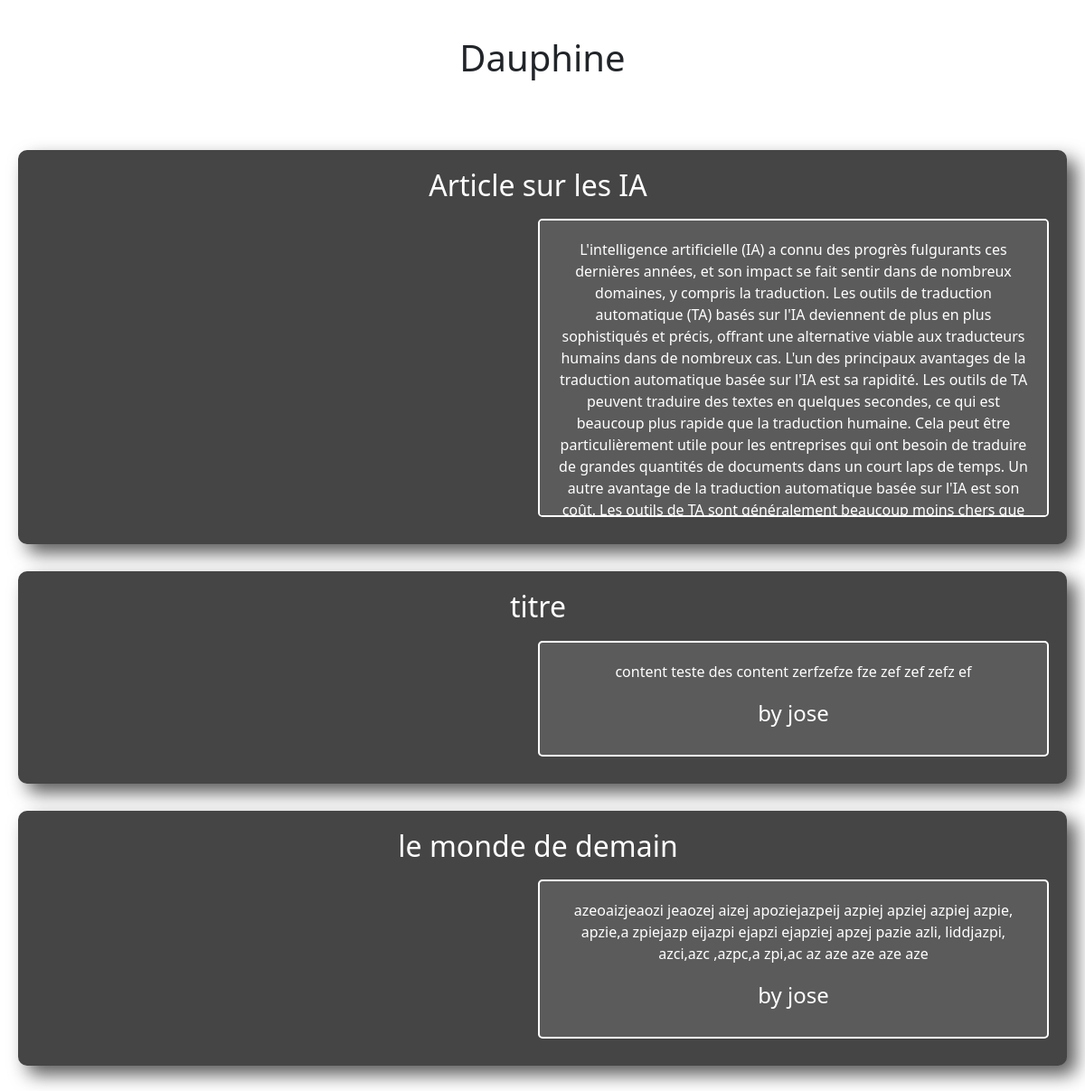
The page / on the database its author committed.
### tables this page shows
CREATE TABLE `annonce` (
  `id` int(11) NOT NULL,
  `imageUrl` varchar(250) DEFAULT NULL,
  `contenu` text NOT NULL,
  `titre` varchar(250) NOT NULL,
  `auteur` varchar(250) NOT NULL,
  `datePublication` datetime NOT NULL
);

### utils/databaseManager.php (called while the page is built, shortened)
<?php
function findAllArticles(PDO $pdo): array
{
    $query = $pdo->prepare('SELECT * FROM annonce');
     $query->execute();
     return $query->fetchAll();
}

### index.php (the view, shortened to what this page needs)
<?php
$title = "Dauphine";
include_once("block/header.php");
require_once("utils/databaseManager.php");
$pdo = connectDB();
$articles = findAllArticles($pdo);
?>
<main>
    <h1 class="text-center"><?php echo ($title ?? "Default Title") ?></h1>
    <section>
        <?php
            foreach ($articles as $value) {
        ?>
        <article >
            <h2> <?php echo $value["titre"] ?> </h2>
            <div style="max-height: 330px;" class="content_container">
                <div class="img_container">
                </div>
                <div class="text_container">
                    <p> <?php echo $value["contenu"] ?> </p>
                <legend> by <?php echo $value["auteur"] ?> </legend>
                </div>
            </div>
        </article>
        <?php
            }
        ?>
    </section>
</main>
<?php
include_once("block/footer.php");
?>

### block/header.php (shortened to what this page needs)
<!DOCTYPE html>
<html lang="fr">
<head>
      <link href="https://cdn.jsdelivr.net/npm/bootstrap@5.3.3/dist/css/bootstrap.min.css" rel="stylesheet">
      <link rel="stylesheet" href="style.css">
</head>
<body>

### block/footer.php
</body>
</html>

### style.css (style rules this page uses)
body main { padding: 20px 0; }
body main h1 { padding: 20px 0; }
body main section { width: 100vw; text-align: center; padding: 20px; }
body main section article { color: #fff; background-color: #454545; margin: 30px 0; padding: 10px 20px 30px 10px; border-radius: 10px; box-shadow: 10px 10px 20px #5b5b5b; }
body main section article h2 { padding: 10px 0; }
body main section article div.content_container { display: flex; }
body main section article div.content_container div.img_container { width: 50%; display: flex; justify-content: center; align-items: center; padding: 30px; }
body main section article div.content_container div.text_container { background-color: #5b5b5b; width: 50%; border-radius: 5px; border: 2px solid #ffffff; overflow: scroll; padding: 20px; }

### rows shown on the page
annonce: titre "Article sur les IA", contenu "L'intelligence artificielle (IA) a connu des progrès fulgurants ces dernières années, et son impact se fait sentir dans de nombreux domaines, y compris la traduction. Les outils de traduction automatique (TA) basés sur l'IA deviennent de plus en plus sophistiqués et précis, offrant une alternative viable aux traducteurs humains dans de nombreux cas. L'un des principaux avantages de la traduction automatique basée sur l'IA est sa rapidité. Les outils de TA peuvent traduire des textes en quelques secondes, ce qui est beaucoup plus rapide que la traduction humaine. Cela peut être particulièrement utile pour les entreprises qui ont besoin de traduire de grandes quantités de documents dans un…"
annonce: titre "titre", contenu "content teste des content zerfzefze fze zef zef zefz ef", auteur "jose"
annonce: titre "le monde de demain", contenu "azeoaizjeaozi jeaozej aizej apoziejazpeij azpiej apziej azpiej azpie, apzie,a zpiejazp eijazpi ejapzi ejapziej apzej pazie azli, liddjazpi, azci,azc ,azpc,a zpi,ac az aze aze aze aze", auteur "jose"

### other values the page prints
$title "Dauphine"
